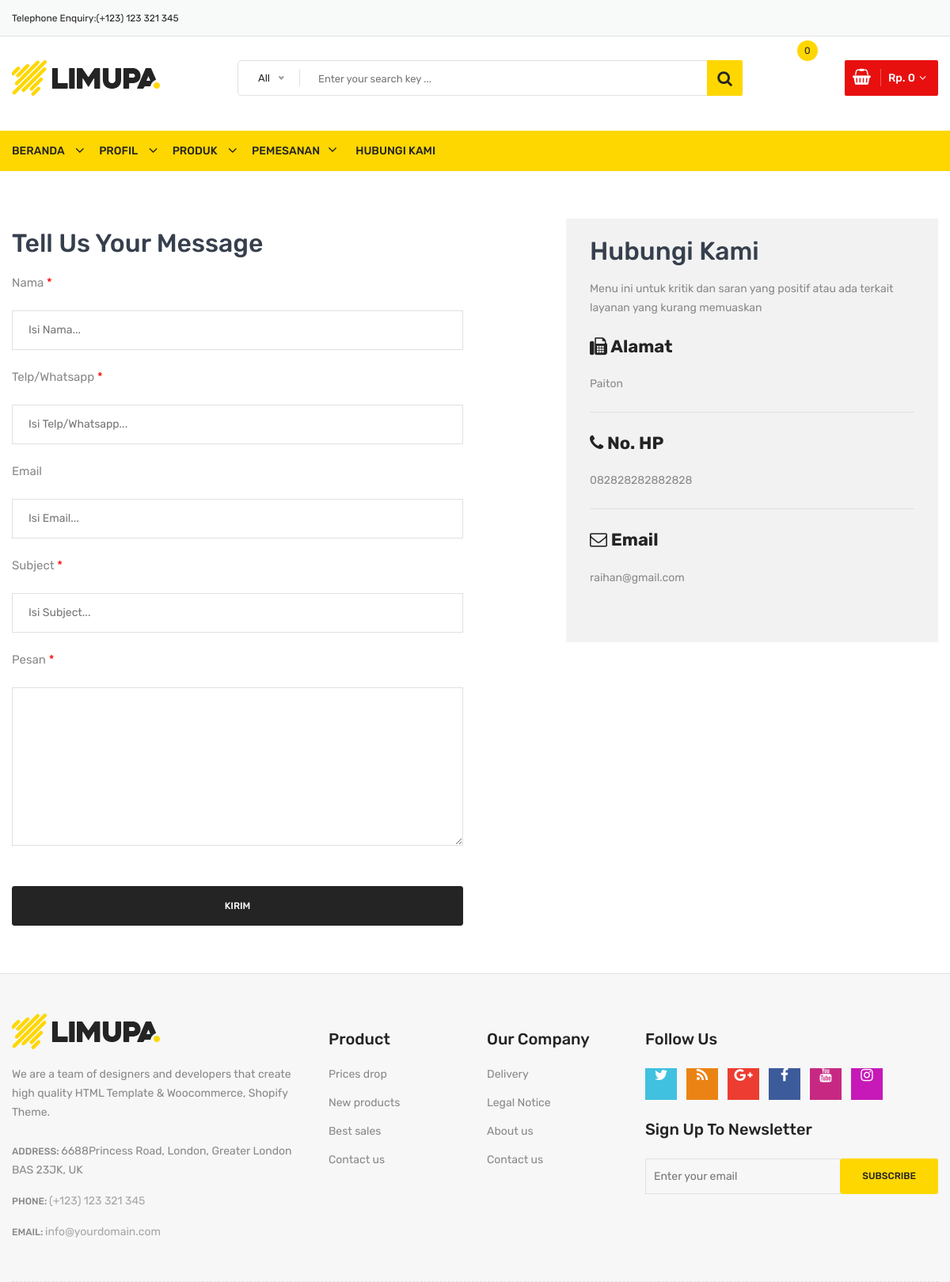
Page /kontak on the committed database.
### fadil/models.py (models this page shows)
class Statis(models.Model):
    alamat_kami = models.TextField(max_length=200, blank=False, null=True)
    telpon = models.CharField(max_length=200, blank=False, null=True)
    email = models.EmailField(max_length=200, blank=False, null=True)

### fadil/views.py (the view, shortened to what this page needs)
# urls.py: path('kontak', views.KontakView.as_view(), name='kontak'),
class KontakView(View):
    def get(self, request):
        statis = Statis.objects.get(id=1)
        context = {
            "judul": "Halaman Kontak",
            "statis" : statis
        }
        return render(request, 'kontak.html', context)

### fadil/models.py (called while the page is built)
    @property
    def setelah_diskon(self):
        if self.diskon == 0 :
            nilai_diskon = self.harga
        else:
            jml = self.diskon / 100
            nilai_diskon = self.harga - (jml * self.harga)
        return nilai_diskon

### fadil/views.py (called while the page is built)
def kategoriberanda(request):
    kategori = Kategori.objects.filter(aktif=True).order_by('-id')
    return {'kategori':kategori}

def modalberita(request):
    modalproduk = Produk.objects.order_by('-id')
    return {'modalproduk':modalproduk}

def statisweb(request):
    statis = Statis.objects.order_by('-id')
    return {'statis':statis}

### hasan/keranjang.py (called while the page is built)
    def __len__(self): # Menghitung quantity
        return sum(item['quantity'] for item in self.cart.values())

    def get_total_price(self): # Menghitung total Harga
        return sum(Decimal(item['price']) * item['quantity'] for item in self.cart.values())

### hasan/konteks.py (called while the page is built)
def keranjang(request):
    return {'keranjang': Cart(request)}

### fadil/templates/kontak.html (shortened to what this page needs)
{% extends "base.html" %} {% block content %}
<div class="contact-main-page mt-60 mb-40 mb-md-40 mb-sm-40 mb-xs-40">
    <div class="container">
        <div class="row">
            <div class="col-lg-5 offset-lg-1 col-md-12 order-1 order-lg-2">
                <div class="contact-page-side-content">
                    <h3 class="contact-page-title">Hubungi Kami</h3>
                    <p class="contact-page-message mb-25">Menu ini untuk kritik dan saran yang positif atau ada terkait layanan yang kurang memuaskan</p>
                    <div class="single-contact-block">
                        <h4><i class="fa fa-fax"></i> Alamat</h4>
                        <p>{{ statis.alamat_kami }}</p>
                    </div>
                    <div class="single-contact-block">
                        <h4><i class="fa fa-phone"></i> No. HP</h4>
                        <p>{{ statis.telpon}}</p>
                    </div>
                    <div class="single-contact-block last-child">
                        <h4><i class="fa fa-envelope-o"></i> Email</h4>
                        <p>{{ statis.email}}</p>
                    </div>
                </div>
            </div>
            <div class="col-lg-6 col-md-12 order-2 order-lg-1">
                <div class="contact-form-content pt-sm-55 pt-xs-55">
                    <h3 class="contact-page-title">Tell Us Your Message</h3>
                    <div class="contact-form">
                        <form  action="{% url 'kontak' %}" method="post">
                            <div class="form-group">
                                <label>Nama <span class="required">*</span></label>
                                <input type="text" name="nama" placeholder="Isi Nama..." value="{{ data.nama }}">
                            </div>
                            <div class="form-group">
                                <label>Telp/Whatsapp <span class="required">*</span></label>
                                <input type="number" name="whatsapp" placeholder="Isi Telp/Whatsapp..." value="{{ data.whatsapp}}">
                            </div>
                            <div class="form-group">
                                <label>Email</label>
                                <input type="email" name="email" placeholder="Isi Email..." value="{{data.email}}">
                            </div>
                            <div class="form-group">
                                <label>Subject  <span class="required">*</span></label>
                                <input type="text" name="subject" placeholder="Isi Subject..." value="{{data.subject}}">
                            </div>
                            <div class="form-group mb-30">
                                <label>Pesan  <span class="required">*</span></label>
                                <textarea name="pesan">{{data.pesan}}</textarea>
                                <br>
                                <br>
                            </div>
                            <div class="form-group">
                                <input type="submit" class="li-btn-3" value="Kirim">
                            </div>
                        </form>
                    </div>
                </div>
            </div>
        </div>
    </div>
</div>
{% endblock content %}

### static/css/responsive.css (style rules this page uses)
@media (min-width: 1200px) and (max-width: 1500px) { .container { max-width: 1170px; padding-left: 0; padding-right: 0; } }

### rows in the picture
Statis: alamat_kami "Paiton", telpon "082828282882828", email "raihan@gmail.com"
